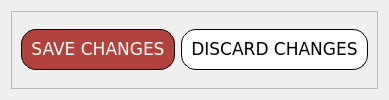
                          <widget class="QWidget" name="widget_12" native="true">
                           <layout class="QHBoxLayout" name="horizontalLayout_54">
                            <item>
                             <widget class="QFrame" name="frame_36">
                              <property name="frameShape">
                               <enum>QFrame::StyledPanel</enum>
                              </property>
                              <property name="frameShadow">
                               <enum>QFrame::Raised</enum>
                              </property>
                              <layout class="QHBoxLayout" name="horizontalLayout_55">
                               <item>
                                <widget class="QPushButton" name="pushButton_4">
                                 <property name="font">
                                  <font>
                                   <family>Verdana</family>
                                   <pointsize>13</pointsize>
                                  </font>
                                 </property>
                                 <property name="styleSheet">
                                  <string notr="true">    background-color: #b2423c;
    color: white;
    border-radius: 15px;
border: 1px solid #000000; 
    padding: 9px;
font-family: &quot;Verdana&quot;, sans-serif; 
text-align: center;</string>
                                 </property>
                                 <property name="text">
                                  <string>SAVE CHANGES</string>
                                 </property>
                                </widget>
                               </item>
                               <item>
                                <widget class="QPushButton" name="pushButton_5">
                                 <property name="font">
                                  <font>
                                   <family>Verdana</family>
                                   <pointsize>13</pointsize>
                                  </font>
                                 </property>
                                 <property name="styleSheet">
                                  <string notr="true">
/* Default Inactive Button */
QPushButton {
    background-color: #ffffff;
    color: black;
    border-radius: 15px;
border: 1px solid #000000; 
    padding: 9px;
font-family: &quot;Verdana&quot;, sans-serif; 
text-align: center;
}

/* Hover Effect on Inactive Buttons */
QPushButton:hover {
    background-color: #a6a6a6;
    color: white;
}

/* Active Button (Current Page) */
QPushButton#activeButton {
    background-color: #a6a6a6;
    color: white;
}
</string>
                                 </property>
                                 <property name="text">
                                  <string>DISCARD CHANGES</string>
                                 </property>
                                </widget>
                               </item>
                              </layout>
                             </widget>
                            </item>
                           </layout>
                          </widget>
